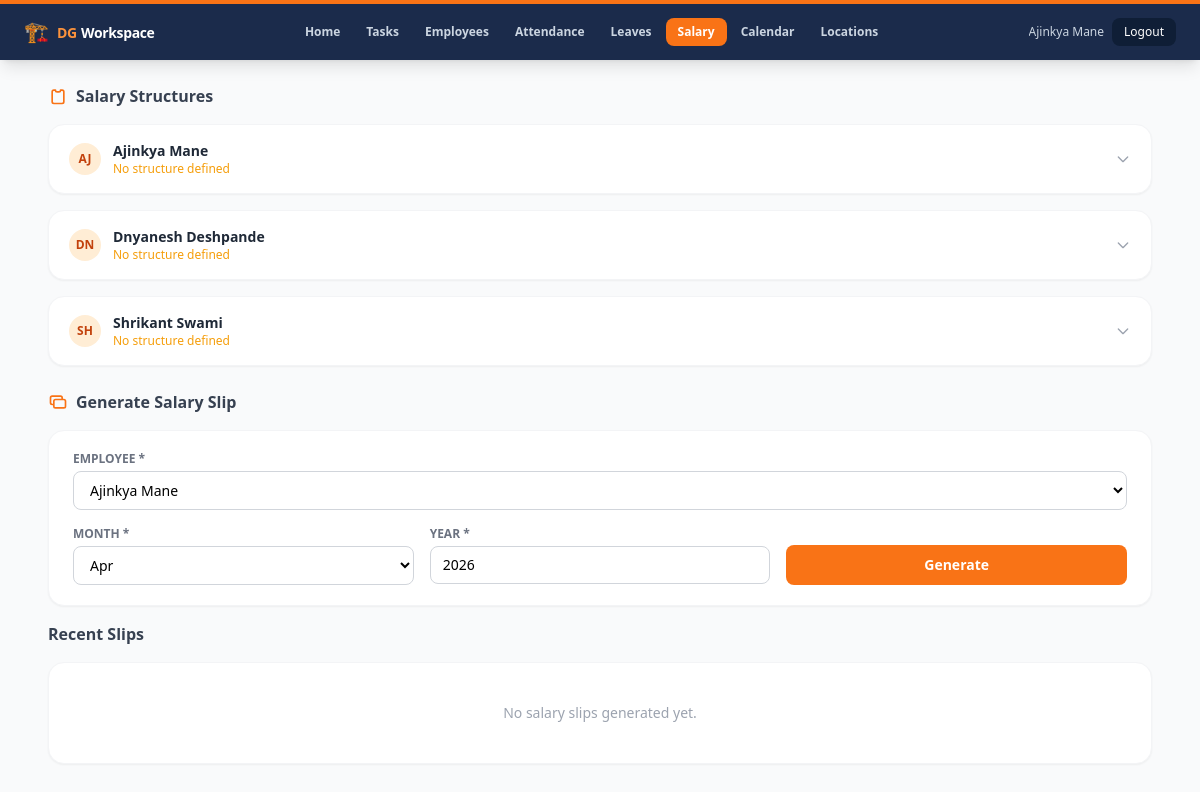
Screenshot of /salary (signed in) with the database file from the repository.
### tables this page shows
CREATE TABLE employees (
            id INTEGER PRIMARY KEY AUTOINCREMENT,
            name TEXT NOT NULL,
            mobile TEXT NOT NULL UNIQUE,
            email TEXT,
            role TEXT NOT NULL DEFAULT 'employee', -- employee, manager, hr, admin
            password_hash TEXT NOT NULL,
            manager_id INTEGER,
            created_at DATETIME DEFAULT CURRENT_TIMESTAMP
        , department TEXT, designation TEXT, date_of_joining TEXT, location_id INTEGER, date_of_birth TEXT, uan_number TEXT, pan_number TEXT);

### app.py (the view)
@app.route("/salary")
@login_required
def salary_view():
    user = current_user()
    if user["role"] not in ("admin", "manager", "hr"):
        flash("Access denied.", "error")
        return redirect(url_for("dashboard"))
    db = get_db()
    employees = db.execute(
        """
        SELECT e.*, ss.basic, ss.hra, ss.medical_allowance,
               ss.travel_allowance, ss.other_allowance,
               ss.pf_rate, ss.esi_rate, ss.tds, ss.id AS struct_id
        FROM employees e
        LEFT JOIN salary_structures ss ON ss.employee_id = e.id
        ORDER BY e.name
        """
    ).fetchall()
    slips = db.execute(
        """
        SELECT sp.*, e.name AS emp_name
        FROM salary_slips sp
        JOIN employees e ON e.id = sp.employee_id
        ORDER BY sp.year DESC, sp.month DESC, e.name ASC
        LIMIT 60
        """
    ).fetchall()
    today = _utcnow()
    return render_template("salary.html", user=user, employees=employees, slips=slips,
                           today=today)

### app.py (called while the page is built)
def _utcnow():
    return datetime.now(timezone.utc).replace(tzinfo=None)  # naive UTC, matches DB storage

def get_db():
    if "db" not in g:
        g.db = sqlite3.connect(DB_PATH)
        g.db.row_factory = sqlite3.Row
    return g.db

def current_user():
    uid = session.get("user_id")
    if not uid:
        return None
    db = get_db()
    row = db.execute(
        "SELECT * FROM employees WHERE id = ?", (uid,)
    ).fetchone()
    return row

def login_required(view):
    from functools import wraps
    @wraps(view)
    def wrapped(*args, **kwargs):
        if not current_user():
            return redirect(url_for("login", next=request.path))
        return view(*args, **kwargs)
    return wrapped

### templates/salary.html (shortened to what this page needs)
<!doctype html>
<html lang="en">
<head>
  <script src="https://cdn.tailwindcss.com"></script>
</head>
<body class="bg-gray-50 min-h-screen">
  {% include '_nav.html' %}
  <div class="max-w-6xl mx-auto px-4 sm:px-6 py-6 space-y-6">
    <div class="grid grid-cols-1 xl:grid-cols-2 gap-6">
      <div class="space-y-4">
        <h2 class="font-bold text-gray-700 text-base flex items-center gap-2">
          <svg class="w-5 h-5 text-orange-500" fill="none" stroke="currentColor" viewBox="0 0 24 24">
            <path stroke-linecap="round" stroke-linejoin="round" stroke-width="2" d="M9 5H7a2 2 0 00-2 2v12a2 2 0 002 2h10a2 2 0 002-2V7a2 2 0 00-2-2h-2M9 5a2 2 0 002 2h2a2 2 0 002-2"/>
          </svg>
          Salary Structures
        </h2>
        {% for emp in employees %}
        <div class="bg-white rounded-2xl shadow-sm border border-gray-100">
          <button onclick="this.nextElementSibling.classList.toggle('hidden');this.querySelector('svg').classList.toggle('rotate-180')"
            class="w-full flex items-center justify-between px-5 py-4 text-left focus:outline-none">
            <div class="flex items-center gap-3">
              <div class="w-8 h-8 rounded-full bg-orange-100 text-orange-700 flex items-center justify-center text-xs font-bold flex-shrink-0">
                {{ emp.name[:2] | upper }}
              </div>
              <div>
                <p class="font-semibold text-gray-800 text-sm">{{ emp.name }}</p>
                {% if emp.basic %}
                  <p class="text-xs text-gray-400">Basic: ₹{{ "{:,.0f}".format(emp.basic) }} &middot; Gross: ₹{{ "{:,.0f}".format((emp.basic or 0) + (emp.hra or 0) + (emp.medical_allowance or 0) + (emp.travel_allowance or 0) + (emp.other_allowance or 0)) }}</p>
                {% else %}
                  <p class="text-xs text-amber-500">No structure defined</p>
                {% endif %}
              </div>
            </div>
            <svg class="w-4 h-4 text-gray-400 transition-transform duration-200" fill="none" stroke="currentColor" viewBox="0 0 24 24">
              <path stroke-linecap="round" stroke-linejoin="round" stroke-width="2" d="M19 9l-7 7-7-7"/>
            </svg>
          </button>
                {% set fields = [('basic','Basic Salary','₹'),('hra','HRA','₹'),
                  ('medical_allowance','Medical Allow.','₹'),('travel_allowance','Travel Allow.','₹'),
                  ('other_allowance','Other Allow.','₹'),('tds','TDS (fixed/mo)','₹')] %}
        </div>
        {% endfor %}
      </div>
      <div class="space-y-4">
        <h2 class="font-bold text-gray-700 text-base flex items-center gap-2">
          <svg class="w-5 h-5 text-orange-500" fill="none" stroke="currentColor" viewBox="0 0 24 24">
            <path stroke-linecap="round" stroke-linejoin="round" stroke-width="2" d="M17 9V7a2 2 0 00-2-2H5a2 2 0 00-2 2v6a2 2 0 002 2h2m2 4h10a2 2 0 002-2v-6a2 2 0 00-2-2H9a2 2 0 00-2 2v6a2 2 0 002 2z"/>
          </svg>
          Generate Salary Slip
        </h2>
        <div class="bg-white rounded-2xl shadow-sm border border-gray-100 px-6 py-5">
          <form method="post" action="{{ url_for('generate_salary_slip') }}">
            <div class="grid grid-cols-1 sm:grid-cols-3 gap-4">
              <div class="sm:col-span-3">
                <label class="block text-xs font-semibold text-gray-500 uppercase mb-1">Employee *</label>
                <select name="employee_id" required class="w-full px-3 py-2 border border-gray-300 rounded-lg text-sm bg-white focus:outline-none focus:ring-2 focus:ring-orange-400">
                  {% for emp in employees %}
                    <option value="{{ emp.id }}">{{ emp.name }}</option>
                  {% endfor %}
                </select>
              </div>
              <div>
                <label class="block text-xs font-semibold text-gray-500 uppercase mb-1">Month *</label>
                <select name="month" class="w-full px-3 py-2 border border-gray-300 rounded-lg text-sm bg-white focus:outline-none focus:ring-2 focus:ring-orange-400">
                  {% for m in range(1,13) %}
                    <option value="{{ m }}" {% if m == today.month %}selected{% endif %}>
                      {{ ['Jan','Feb','Mar','Apr','May','Jun','Jul','Aug','Sep','Oct','Nov','Dec'][m-1] }}
                    </option>
                  {% endfor %}
                </select>
              </div>
              <div>
                <label class="block text-xs font-semibold text-gray-500 uppercase mb-1">Year *</label>
                <input type="number" name="year" value="{{ today.year }}" min="2020" max="2099"
                  class="w-full px-3 py-2 border border-gray-300 rounded-lg text-sm focus:outline-none focus:ring-2 focus:ring-orange-400"/>
              </div>
              <div class="flex items-end">
                <button type="submit" class="w-full bg-orange-500 hover:bg-orange-600 text-white text-sm font-semibold px-4 py-2.5 rounded-lg">Generate</button>
              </div>
            </div>
          </form>
        </div>
        <h2 class="font-bold text-gray-700 text-base">Recent Slips</h2>
        <div class="bg-white rounded-2xl shadow-sm border border-gray-100 overflow-hidden">
          {% if slips %}
          <div class="overflow-x-auto">
            <table class="min-w-full text-sm">
              <thead class="bg-gray-50 text-xs font-semibold text-gray-500 uppercase">
                <tr>
                  <th class="px-4 py-3 text-left">Employee</th>
                  <th class="px-4 py-3 text-left">Period</th>
                  <th class="px-4 py-3 text-right">Gross</th>
                  <th class="px-4 py-3 text-right">Net Pay</th>
                  <th class="px-4 py-3"></th>
                </tr>
              </thead>
              <tbody class="divide-y divide-gray-50">
                {% for s in slips %}
                <tr class="hover:bg-gray-50">
                  <td class="px-4 py-3 font-medium text-gray-800">{{ s.emp_name }}</td>
                  <td class="px-4 py-3 text-gray-500">
                    {{ ['Jan','Feb','Mar','Apr','May','Jun','Jul','Aug','Sep','Oct','Nov','Dec'][s.month-1] }} {{ s.year }}
                  </td>
                  <td class="px-4 py-3 text-right text-gray-700">₹{{ "{:,.0f}".format(s.gross) }}</td>
                  <td class="px-4 py-3 text-right font-semibold text-green-600">₹{{ "{:,.0f}".format(s.net_pay) }}</td>
                  <td class="px-4 py-3 text-right">
                    <a href="{{ url_for('salary_slip_view', slip_id=s.id) }}"
                      class="text-xs text-orange-500 hover:text-indigo-800 font-medium">View / Print</a>
                  </td>
                </tr>
                {% endfor %}
              </tbody>
            </table>
          </div>
          {% else %}
            <p class="px-6 py-10 text-center text-sm text-gray-400">No salary slips generated yet.</p>
          {% endif %}
        </div>
      </div>
    </div>
  </div>
</body>
</html>

### templates/_nav.html (shortened to what this page needs)
<nav class="bg-[#1B2B4B] shadow-lg">
  <div class="max-w-7xl mx-auto px-4 sm:px-6 flex items-center justify-between h-14 gap-3">
    <a href="{{ url_for('dashboard') }}" class="flex items-center gap-2 flex-shrink-0">
      <span class="text-xl leading-none">🏗️</span>
      <div class="leading-tight hidden sm:block">
        <span class="text-orange-400 font-black text-sm tracking-tight">DG</span>
        <span class="text-white font-semibold text-sm tracking-tight"> Workspace</span>
      </div>
    </a>
    <div class="flex items-center gap-0.5 overflow-x-auto flex-1 justify-center" style="scrollbar-width:none">
      {% set ep = request.endpoint %}
      <a href="{{ url_for('dashboard') }}"
        class="flex-shrink-0 text-xs font-semibold px-3 py-1.5 rounded-lg transition
          {% if ep == 'dashboard' %}bg-orange-500 text-white{% else %}text-slate-300 hover:text-white hover:bg-[#243a5e]{% endif %}">
        Home
      </a>
      <a href="{{ url_for('tasks_list') }}"
        class="flex-shrink-0 text-xs font-semibold px-3 py-1.5 rounded-lg transition
          {% if ep in ('tasks_list', 'task_detail') %}bg-orange-500 text-white{% else %}text-slate-300 hover:text-white hover:bg-[#243a5e]{% endif %}">
        Tasks
      </a>
      {% if user.role in ('admin', 'manager') %}
      <a href="{{ url_for('employees_list') }}"
        class="flex-shrink-0 text-xs font-semibold px-3 py-1.5 rounded-lg transition
          {% if ep == 'employees_list' %}bg-orange-500 text-white{% else %}text-slate-300 hover:text-white hover:bg-[#243a5e]{% endif %}">
        Employees
      </a>
      {% endif %}
      <a href="{{ url_for('attendance_view') }}"
        class="flex-shrink-0 text-xs font-semibold px-3 py-1.5 rounded-lg transition
          {% if ep == 'attendance_view' %}bg-orange-500 text-white{% else %}text-slate-300 hover:text-white hover:bg-[#243a5e]{% endif %}">
        Attendance
      </a>
      <a href="{{ url_for('leaves_view') }}"
        class="flex-shrink-0 text-xs font-semibold px-3 py-1.5 rounded-lg transition
          {% if ep == 'leaves_view' %}bg-orange-500 text-white{% else %}text-slate-300 hover:text-white hover:bg-[#243a5e]{% endif %}">
        Leaves
      </a>
      {% if user.role in ('admin', 'manager', 'hr') %}
      <a href="{{ url_for('salary_view') }}"
        class="flex-shrink-0 text-xs font-semibold px-3 py-1.5 rounded-lg transition
          {% if ep == 'salary_view' %}bg-orange-500 text-white{% else %}text-slate-300 hover:text-white hover:bg-[#243a5e]{% endif %}">
        Salary
      </a>
      {% endif %}
      <a href="{{ url_for('calendar_view') }}"
        class="flex-shrink-0 text-xs font-semibold px-3 py-1.5 rounded-lg transition
          {% if ep == 'calendar_view' %}bg-orange-500 text-white{% else %}text-slate-300 hover:text-white hover:bg-[#243a5e]{% endif %}">
        Calendar
      </a>
      {% if user.role in ('admin', 'manager') %}
      <a href="{{ url_for('locations_list') }}"
        class="flex-shrink-0 text-xs font-semibold px-3 py-1.5 rounded-lg transition
          {% if ep == 'locations_list' %}bg-orange-500 text-white{% else %}text-slate-300 hover:text-white hover:bg-[#243a5e]{% endif %}">
        Locations
      </a>
      {% endif %}
    </div>
    <div class="flex items-center gap-2 flex-shrink-0">
      <span class="text-slate-300 text-xs hidden md:block truncate max-w-[120px]">{{ user.name }}</span>
      <a href="{{ url_for('logout') }}"
        class="text-xs bg-[#0F1E36] hover:bg-black text-white px-3 py-1.5 rounded-lg transition">
        Logout
      </a>
    </div>
  </div>
</nav>

### rows the page displays
employees: name "Ajinkya Mane", name "AJ"
employees: name "DN", name "Dnyanesh Deshpande"
employees: name "SH", name "Shrikant Swami"

### other values shown
form field employee_id "Ajinkya Mane"
form field month "Apr"
